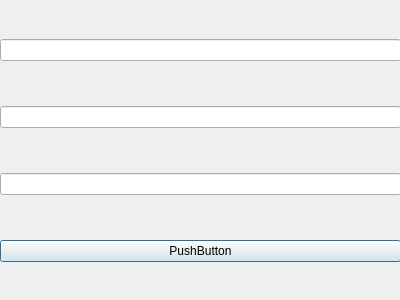
<?xml version="1.0" encoding="UTF-8"?>
<ui version="4.0">
 <class>AddTransactionDialog</class>
 <widget class="QDialog" name="AddTransactionDialog">
  <property name="geometry">
   <rect>
    <x>0</x>
    <y>0</y>
    <width>400</width>
    <height>300</height>
   </rect>
  </property>
  <property name="windowTitle">
   <string>Dialog</string>
  </property>
  <widget class="QWidget" name="gridLayoutWidget">
   <property name="geometry">
    <rect>
     <x>0</x>
     <y>0</y>
     <width>401</width>
     <height>301</height>
    </rect>
   </property>
   <layout class="QGridLayout" name="gridLayout">
    <item row="2" column="0">
     <widget class="QLineEdit" name="dateLineEdit"/>
    </item>
    <item row="0" column="0">
     <widget class="QLineEdit" name="amountLineEdit"/>
    </item>
    <item row="1" column="0">
     <widget class="QLineEdit" name="walletLineEdit"/>
    </item>
    <item row="3" column="0">
     <widget class="QPushButton" name="saveButton">
      <property name="text">
       <string>PushButton</string>
      </property>
     </widget>
    </item>
   </layout>
  </widget>
 </widget>
 <resources/>
 <connections/>
</ui>
